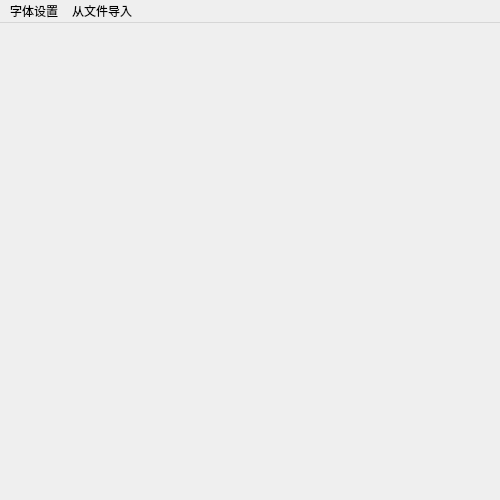
<?xml version="1.0" encoding="UTF-8"?>
<ui version="4.0">
 <class>MainWindow</class>
 <widget class="QMainWindow" name="MainWindow">
  <property name="geometry">
   <rect>
    <x>0</x>
    <y>0</y>
    <width>500</width>
    <height>500</height>
   </rect>
  </property>
  <property name="sizePolicy">
   <sizepolicy hsizetype="Expanding" vsizetype="Expanding">
    <horstretch>0</horstretch>
    <verstretch>0</verstretch>
   </sizepolicy>
  </property>
  <property name="minimumSize">
   <size>
    <width>500</width>
    <height>500</height>
   </size>
  </property>
  <property name="baseSize">
   <size>
    <width>700</width>
    <height>700</height>
   </size>
  </property>
  <property name="windowTitle">
   <string>MainWindow</string>
  </property>
  <widget class="QWidget" name="centralWidget"/>
  <widget class="QMenuBar" name="menuBar">
   <property name="geometry">
    <rect>
     <x>0</x>
     <y>0</y>
     <width>500</width>
     <height>28</height>
    </rect>
   </property>
   <widget class="QMenu" name="menu">
    <property name="title">
     <string>字体设置</string>
    </property>
    <addaction name="action"/>
    <addaction name="action_2"/>
    <addaction name="action_3"/>
   </widget>
   <widget class="QMenu" name="menu_2">
    <property name="title">
     <string>从文件导入</string>
    </property>
    <addaction name="action_4"/>
   </widget>
   <addaction name="menu"/>
   <addaction name="menu_2"/>
  </widget>
  <action name="action">
   <property name="text">
    <string>主数字</string>
   </property>
  </action>
  <action name="action_2">
   <property name="text">
    <string>小数字</string>
   </property>
  </action>
  <action name="action_3">
   <property name="text">
    <string>汉字</string>
   </property>
  </action>
  <action name="action_4">
   <property name="text">
    <string>选择文件</string>
   </property>
  </action>
 </widget>
 <layoutdefault spacing="6" margin="11"/>
 <resources/>
 <connections/>
</ui>
